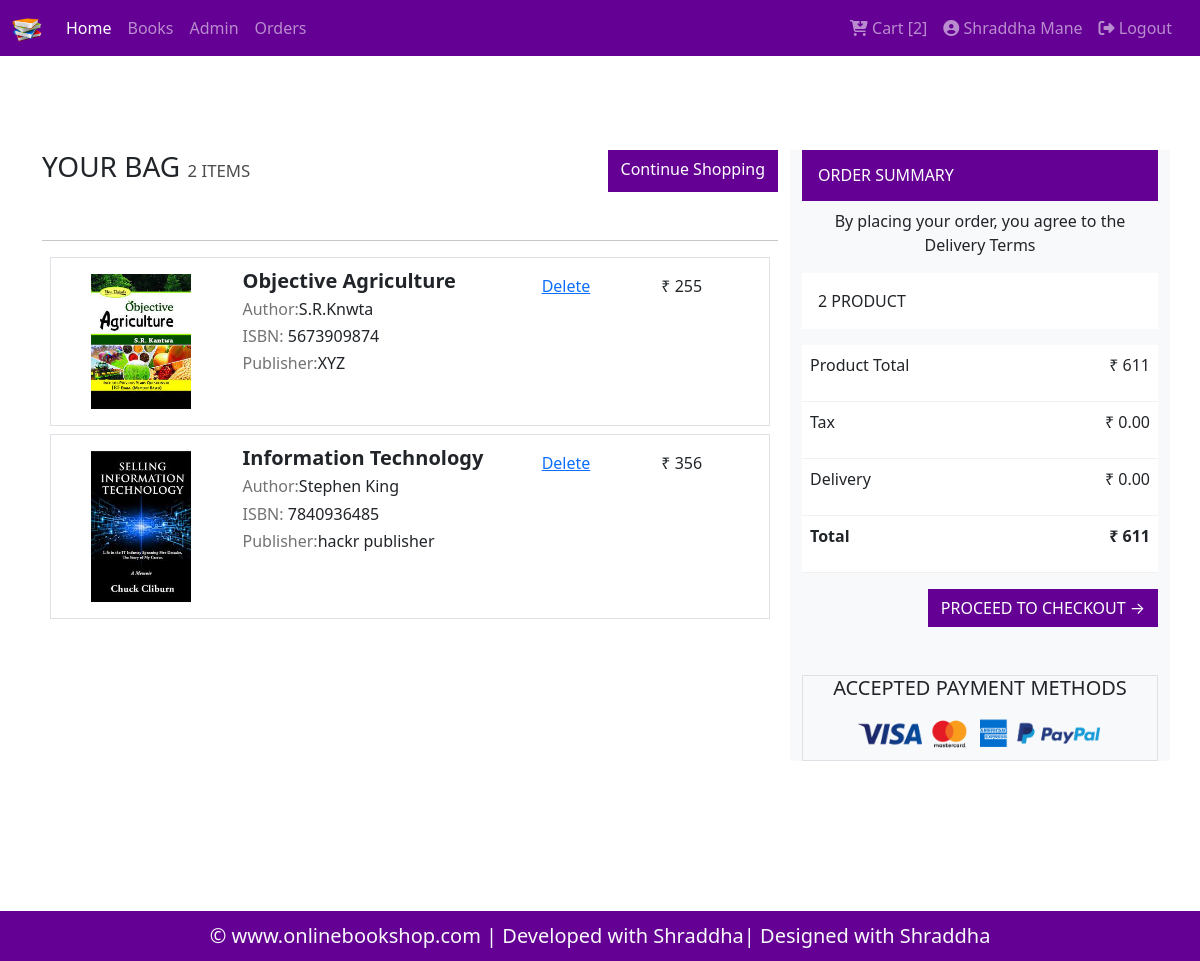
The page /cart.php (signed in) on the database its author committed.
### tables this page shows
CREATE TABLE `cart` (
  `id` int(11) NOT NULL,
  `cart_id` int(11) NOT NULL,
  `book_id` int(11) NOT NULL
);

CREATE TABLE `books` (
  `id` int(11) NOT NULL,
  `name` varchar(100) NOT NULL,
  `rating` int(11) NOT NULL,
  `author` varchar(100) NOT NULL,
  `lang` varchar(100) NOT NULL,
  `publisher` varchar(100) NOT NULL,
  `isbn` varchar(100) NOT NULL,
  `pages` int(11) NOT NULL,
  `category_id` int(11) NOT NULL,
  `category_name` varchar(100) NOT NULL,
  `image` varchar(100) NOT NULL,
  `price` float NOT NULL,
  `recommended` int(11) NOT NULL DEFAULT 0
);

### cart.php (the view, shortened to what this page needs)
<?php include('header.php');
include "db/config.php";
$total_amount = 0;
?>
<div class="container " style="margin-top: 150px; margin-bottom: 150px;">
          <div class="row">
              <div class="col-lg-8">
                <div class="mb-5 d-flex justify-content-between">
                    <h3>YOUR BAG <span class="lead" style="color: rgb(76, 76, 76); font-size: 60%;"><?php echo $cartItemCount; ?> ITEMS</span></h3>
                    <a class="btn square btn-my-primary" href="books.php?q=all&type=a">Continue Shopping</a>
                </div>
                <hr>
                <?php
                $sql1 = "select * from cart where cart_id = $cart_id";
                $res1 = mysqli_query($conn, $sql1);
                if($res1 == TRUE)
                {
                    $count1 = mysqli_num_rows($res1);
                    if($count1 > 0)
                    {
                        while($rows = mysqli_fetch_assoc($res1) )
                        {
                            $book_id = $rows['book_id'];
                            $u_id = $rows['id'];
                           $book =  mysqli_fetch_assoc(mysqli_query($conn, "select * from books where id = $book_id"));
                            $total_amount = $total_amount + $book['price'];
                           ?>
                <div class="row border pt-3 pb-3 m-2">
                    <div class="col-sm-3 d-flex justify-content-center">
                        <img src="img/books/<?php echo $book['image']; ?>"  width="100px; " />
                    </div>
                    <div class="col-sm-5" style="line-height: 0.7;">
                        <p class="lead" style="font-weight: bold;"><?php echo $book['name']; ?></p>
                        <p><span style="color: rgb(115, 115, 115);">Author:</span><?php echo $book['author']; ?></p>
                        <p><span style="color: rgb(115, 115, 115);">ISBN:</span> <?php echo $book['isbn']; ?></p>
                        <p><span style="color: rgb(115, 115, 115);">Publisher:</span><?php echo $book['publisher']; ?></p>
                    </div>
                    <div class="col-sm-2">
                        <a href="deletecartitem.php?id=<?php echo $u_id;?>">Delete</a>
                    </div>
                    <div class="col-sm-2">
                    ₹ <?php echo $book['price']; ?>
                    </div>
                </div>
                <?php
                        }
                    }
                }
                ?>
                </div>
              <div class="col-lg-4 bg-light">
                  <h6 class="btn-my-primary  p-3 " style="padding-left: 10px;">ORDER SUMMARY </h6>
                  <p class="text-center" style="padding-left: 20px; padding-right: 20px;">By placing your order, you agree to the Delivery Terms</p>
                  <div class="" style="background-color: white;">
                      <p class="p-3"><?php echo $cartItemCount; ?> PRODUCT</p>
                  </div>
                  <div class="d-flex justify-content-between" style="background-color: white; border-bottom: 1px solid rgba(223, 223, 223, 0.483);">
                    <p class="p-2">Product Total</p>
                    <p class="p-2">₹ <?php echo $total_amount; ?> </p>
                </div>
                <div class="d-flex justify-content-between" style="background-color: white; border-bottom: 1px solid rgba(223, 223, 223, 0.483);">
                    <p class="p-2">Tax</p>
                    <p class="p-2">₹ 0.00</p>
                </div>
                <div class="d-flex justify-content-between" style="background-color: white; border-bottom: 1px solid rgba(223, 223, 223, 0.483);">
                    <p class="p-2">Delivery</p>
                    <p class="p-2">₹ 0.00</p>
                </div>
                <div class="d-flex justify-content-between" style="background-color: white; border-bottom: 1px solid rgba(223, 223, 223, 0.483);">
                    <p class="p-2"><b>Total</b></p>
                    <p class="p-2"><b>₹ <?php echo $total_amount; ?> </b></p>
                </div>
                <div class="d-flex justify-content-end">
                    <a href="payment.php" class="btn mt-3 btn-my-primary square">PROCEED TO CHECKOUT &rarr;</a>
                </div>
              <div class="border mt-5 text-center">
                <h4 class=" lead">ACCEPTED PAYMENT METHODS</h4>
                <img src="img/cards.png"/ width="70%;">
              </div>
              </div>
          </div>
      </div>
<?php include('footer.php'); ?>

### header.php (shortened to what this page needs)
<?php
 include "db/config.php";
 ?>
<!DOCTYPE html>
<html lang="en">
<head>
    <link rel="stylesheet" href="css/style.css">
    <link href="https://cdn.jsdelivr.net/npm/bootstrap@5.1.1/dist/css/bootstrap.min.css" rel="stylesheet">
</head>
<body>
    <nav class="navbar navbar-expand-lg fixed-top navbar-dark bg-my-primary">
        <div class="container-fluid">
          <a class="navbar-brand" href="#">   <img src="img/logo.png" alt="" width="30" height="24"></a>
          <div class="collapse navbar-collapse" id="navbarSupportedContent">
            <ul class="navbar-nav mb-2 mb-lg-0 me-auto  ">
              <li class="nav-item">
                <a class="nav-link active " aria-current="page" href="index.php">Home</a>
              </li>
              <li class="nav-item">
                <a class="nav-link" href="books.php?q=<?php echo ('all');?>">Books</a>
              </li>
<li class="nav-item">
                <a class="nav-link" href="http://localhost/book-shop/admin/admin-login.php">Admin</a>
              </li>
              <li class="nav-item">
              <?php
                      if(isset($_SESSION['user'])){
                          echo ' <a class="nav-link" href="order.php">Orders</a>';
                      }
                    ?>
              </li>
            </ul>
            <ul class="navbar-nav mb-2 mb-lg-0 me-2 ">
                <li class="nav-item">
                    <?php
                      if(isset($_SESSION['user'])){
                      $cart_id = $_SESSION['user']['cart_id'];
                      $cartItemCount = mysqli_fetch_assoc(mysqli_query($conn, "select count(*) as c from cart where cart_id = $cart_id "))['c'];
                      echo '<a class="nav-link  " aria-current="page" href="cart.php"> <i class="fas fa-cart-arrow-down"></i> Cart ['.$cartItemCount.']</a>';
                      }
                    ?>
                  </li>
                <li class="nav-item">
                    <?php
                      if(isset($_SESSION['user'])){
                        $user = $_SESSION['user'];
                        echo '<a class="nav-link" aria-current="page" href="profile.php"> <i class="fas fa-user-circle"></i> '.$user['name'].'</a>';
                      }
                      else{
                        echo '<a class="nav-link  " aria-current="page" href="login.php">  <i class="fas fa-sign-in-alt"></i> Login</a>';
                      }
                    ?>
                </li>
                <li class="nav-item">
                    <?php
                      if(isset($_SESSION['user'])){
                        echo '<a class="nav-link" aria-current="page" href="logout.php"><i class="fas fa-sign-out-alt"></i> Logout</a>';
                      }
                    ?>
                  </li>
            </ul>
          </div>
        </div>
      </nav>

### footer.php
<footer class="bg-my-primary" >
            <p class="lead  text-light text-center" style="margin-bottom: 0; padding-top: 10px; padding-bottom: 10px;">&copy; www.onlinebookshop.com | Developed with  Shraddha| Designed with Shraddha</p>
      </footer>
</body>
</html>

### css/style.css (style rules this page uses)
* { margin: 0; padding: 0; box-sizing: border-box; }
.square { border-radius: 0 !important; }
.bg-my-primary { background-color: #650094; }
.btn-my-primary { background-color: #650094 !important; color:white !important; }

### rows shown on the page
cart: book.image (picture), book.name "Objective Agriculture", book.author "S.R.Knwta", book.isbn "5673909874", book.publisher "XYZ", book.price "255"
cart: book.image (picture), book.name "Information Technology", book.author "Stephen King", book.isbn "7840936485", book.publisher "hackr publisher", book.price "356"

### other values the page prints
$cartItemCount "2"
$user['name'] "Shraddha Mane"
$total_amount "611"
